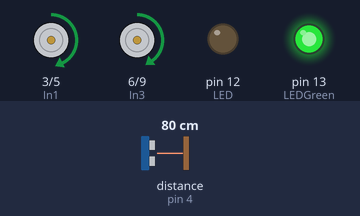
A sketch run on a simulated Arduino Uno, built with avr-gcc and run on an emulated ATmega328P. Shown: motor-driver pin pairs drawn as motors (green arrow = first pin HIGH = forward, orange = second pin HIGH = backward, longer = more drive), output pins drawn as LEDs (lit = HIGH). Wiring (inferred from the names in the program): ultrasonic range finder: trigger pin 2; echo pin 4. Inputs (shaded band) come from the test bench; at power-on: distance to the obstacle (sensor on pin 4) 80 cm. The echo pulse lasts 58.3 µs per cm; pins used as bus, display or sensor lines are not drawn.

Above: at 1.2 s.
1.3 s: distance to the obstacle (sensor on pin 4) set to 24 cm
At 2.8 s:
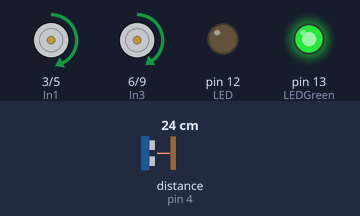
4.3 s: distance to the obstacle (sensor on pin 4) set to 20 cm
At 5.7 s:
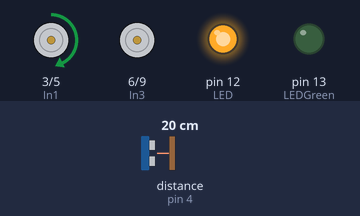
6.5 s: distance to the obstacle (sensor on pin 4) set to 35 cm
At 7.5 s:
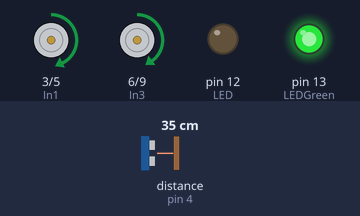
9.5 s: distance to the obstacle (sensor on pin 4) set to 2 cm
At 11.3 s:
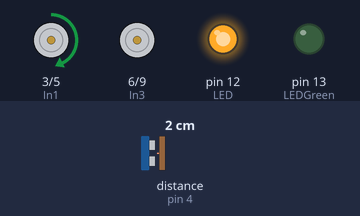
Timing chart, 0 to 12.5 s (numbered marks = the images above; inputs shaded):
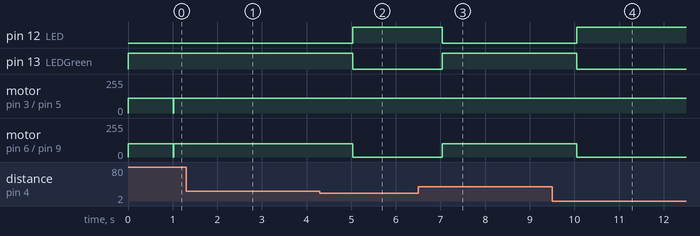

Measured:
- the behaviour switches between 23 and 22 cm on distance to the obstacle (sensor on pin 4) (found by bisection; images 1 and 2)
- after the input at 1.3 s, motor on pin 3 (In1) / pin 5 (In2): stops changing and stays forward 110/255; motor on pin 6 (In3) / pin 9 (In4): stops changing and stays forward 100/255
- after the input at 4.3 s, pin 12 (LED): LOW → HIGH after 0.74 s; pin 13 (LEDGreen): HIGH → LOW after 0.74 s; motor on pin 6 (In3) / pin 9 (In4): forward 100/255 → stopped after 0.73 s
- after the input at 6.5 s, pin 12 (LED): HIGH → LOW after 0.54 s; pin 13 (LEDGreen): LOW → HIGH after 0.54 s; motor on pin 6 (In3) / pin 9 (In4): stopped → forward 100/255 after 0.54 s
- after the input at 9.5 s, pin 12 (LED): LOW → HIGH after 0.55 s; pin 13 (LEDGreen): HIGH → LOW after 0.55 s; motor on pin 6 (In3) / pin 9 (In4): forward 100/255 → stopped after 0.55 s

The sketch:

sketch_feb20a.ino
```cpp
const int trigPin = 2; //Aduino pin 2
const int echoPin = 4; //Aduino pin 4


const int LED = 12; //Aduino pin 13
const int LEDGreen = 13;
long duration, distance, inches, cm;
const int MaxDistance = 22; //10 cm
const int In1 = 3;
const int In2 = 5;
const int In3 = 6;
const int In4 = 9;


void setup()
{
  // put your setup code here, to run once:
  Serial.begin(9600);
  pinMode(trigPin, OUTPUT);
  pinMode(echoPin, INPUT);
  pinMode(LED,OUTPUT);
  pinMode(LEDGreen,OUTPUT);
  pinMode(In1, OUTPUT);
  pinMode(In2, OUTPUT);
  pinMode(In3, OUTPUT);
  pinMode(In4, OUTPUT);
}


void loop()
{
  // put your main code here, to run repeatedly:
 int speed1;
 int speed2;
 int Twomax;
 int DifDistance;
 while (1==1)
 {
  ping();
  distance = cm;
  Twomax = distance*10;
  if( distance > MaxDistance && distance > Twomax)
  {
    ping();
    distance = cm;
    digitalWrite(LEDGreen,HIGH);
    digitalWrite(LED, LOW);
    speed1 = 100;
    speed2 = 110;
    forward(speed1, speed2);
    ping();
    distance = cm;
   // delay (distance *2);
  }
  else if ( distance > MaxDistance && distance < Twomax)
  {
    ping();
    distance = cm;
    digitalWrite(LEDGreen,HIGH);
    digitalWrite(LED,LOW);
    speed1 = 100;
    speed2 = 110;
    forward(speed1, speed2);
    delay (1000);
    stopNow();
  }
  else
  {
    digitalWrite(LED,HIGH);
    digitalWrite(LEDGreen,LOW);
    speed1 = 0;
    speed2 = 100;
    turn(speed1, speed2);
    delay(1000);
    ping();
    distance = cm;
    DifDistance = MaxDistance + 10;
    if (distance < DifDistance)
    {
      speed1 = 0;
      speed2 = 100;
      turn(speed1, speed2);
      delay(500);
      turn(speed1, speed2);
      delay(500);
    }
  }
 }
}
void ping ()
{
  // The sensor is triggered by a HIGH pulse of 10 or more microseconds.
  // Give a short LOW pulse beforehand to ensure a clean HIGH pulse:
  digitalWrite(trigPin, LOW);
  delayMicroseconds(2);
  digitalWrite(trigPin, HIGH);
  delayMicroseconds(10);
  digitalWrite(trigPin, LOW);
  // Read the signal from the sensor: a HIGH pulse whose
  // duration is the time (in microseconds) from the sending
  // of the ping to the reception of its echo off of an object.
  duration = pulseIn(echoPin, HIGH);
  // convert the time into a distance
  inches = duration / 74 / 2;
  cm = duration / 29 /2;
  return;
}
void forward(int speed1, int speed2) //Makes wheels go forward at speed1 and speed2
{
analogWrite(In4, 0);
analogWrite(In3, speed1);
analogWrite(In2, 0);
analogWrite(In1, speed2);
}
void reverse (int speed1, int speed2) //Makes wheels go backward at speed1 and speed2
{
analogWrite(In4, speed1);
analogWrite(In3, 0);
analogWrite(In2, speed2);
analogWrite(In1, 0);
return;
}
void stopNow() //Makes wheels stop
{
analogWrite(In4, 0);
analogWrite(In3, 0);
analogWrite(In2, 0);
analogWrite(In1, 0);
return;
}
void turn(int speed1, int speed2)
{
  analogWrite(In4,0);
  analogWrite(In3,0);
  analogWrite(In2, 0);
  analogWrite(In1, speed2);
}
```
